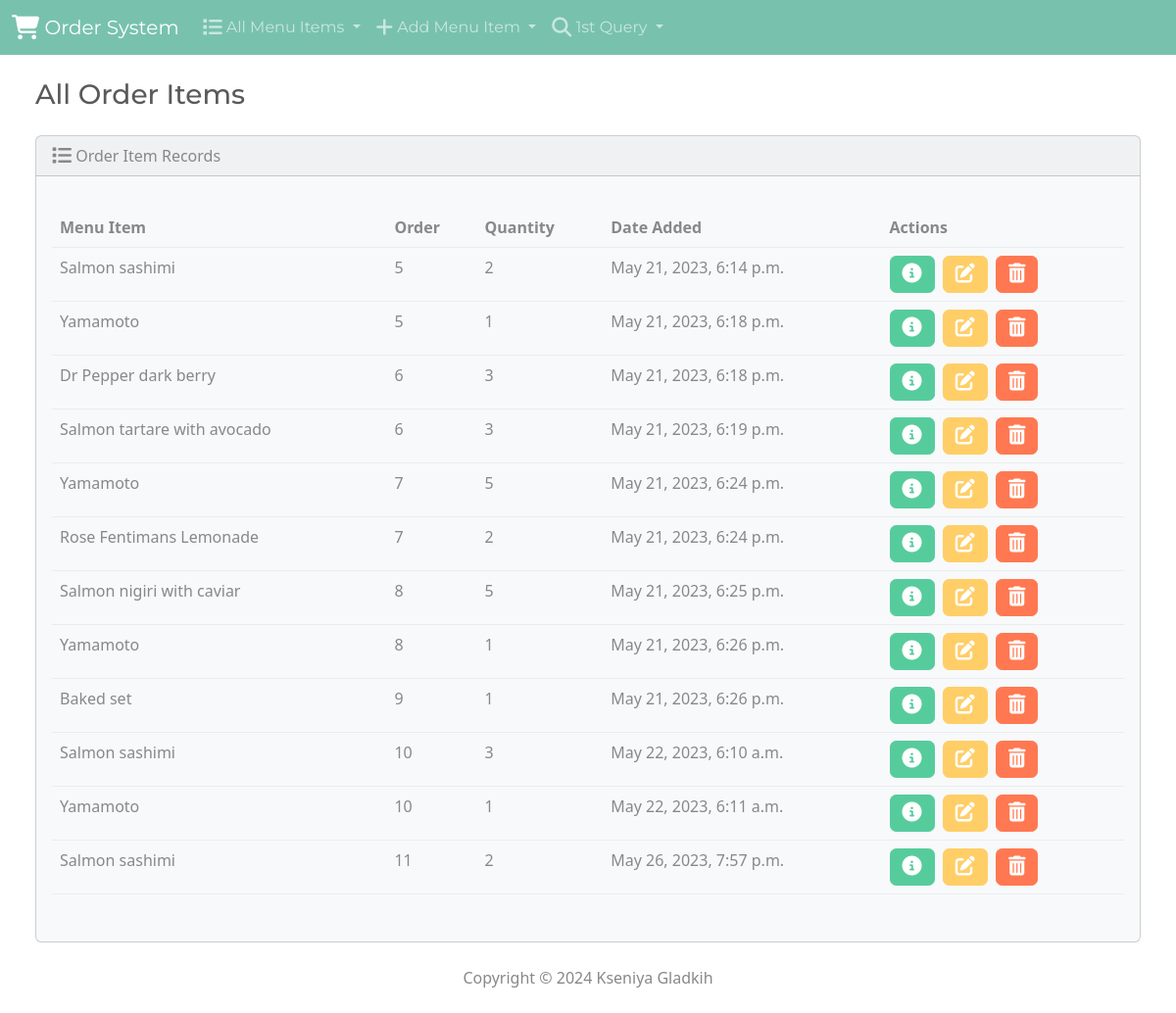
The page /order-item/ on the database its author committed.
### customer/models.py (models this page shows, shortened)
class OrderModel(models.Model):
    menu_item = models.ForeignKey('MenuItem', on_delete=models.SET_NULL, null=True)
    order = models.ForeignKey('Order', on_delete=models.SET_NULL, null=True)
    quantity = models.IntegerField(default=0, null=True, blank=True)
    date_added = models.DateTimeField(auto_now_add=True)

class MenuItem(models.Model):
    name = models.CharField(max_length=100)
    description = models.TextField(blank = True)
    image = models.ImageField(upload_to='menu_images/')
    price = models.DecimalField(max_digits=6, decimal_places=0)
    category = models.ForeignKey('Category', on_delete=models.CASCADE, related_name='item')

class Order(models.Model):
    customer = models.ForeignKey('Customer', on_delete=models.SET_NULL, null=True, blank=True)
    date_ordered = models.DateTimeField(auto_now_add=True)
    complete = models.BooleanField(default=False)
    transaction_id = models.CharField(max_length=100, null=True)
    is_shipped = models.BooleanField(default=False)

### customer/views.py (the view)
# urls.py: path('order-item/', views.order_item, name='order-item'),
def order_item(request):
    order_items = OrderModel.objects.all()
    context = {'order_items': order_items}
    return render(request, 'customer/order_item/order_item.html', context)

### customer/templates/customer/order_item/order_item.html (shortened to what this page needs)
{% extends 'customer/base.html' %}
{% block body %}
<h3 class="m-4">All Order Items</h3>
<div class="row">
    <div class="col-12">
        {% if order_items %}
        <div class="card bg-light ms-4 me-4 mb-4">
            <div class="card-header">
                <i class="fa-solid fa-list fa-lg"></i> Order Item Records
            </div>
            <div class="card-body">
                <p class="card-text">
                <div class="table-responsive">
                    <table class="table table-hover">
                        <thead>
                            <tr>
                            <th scope="col">Menu Item</th>
                            <th scope="col">Order</th>
                            <th scope="col">Quantity</th>
                            <th scope="col">Date Added</th>
                            <th scope="col">Actions</th>
                            </tr>
                        </thead>
                        <tbody>
                            {% for order_item in order_items %}
                                <tr>
                                    <td>{{ order_item.menu_item.name }}</td>
                                    <td>{{ order_item.order.id }}</td>
                                    <td>{{ order_item.quantity }}</td>
                                    <td>{{ order_item.date_added }}</td>
                                    <td>
                                        <button type="button" class="btn btn-success me-1" href="{% url 'view-order-item' order_item.id %}" data-bs-toggle="modal" data-bs-target="#myModal{{order_item.id}}">
                                            <i class="fa-solid fa-circle-info fa-lg"></i>
                                        </button>
                                        <a class="btn btn-warning me-1" href="{% url 'order-item-edit' order_item.id %}">
                                            <i class="fa-solid fa-pen-to-square fa-lg"></i>
                                        </a>
                                        <button type="button" class="btn btn-danger" data-bs-toggle="modal" data-bs-target="#delete{{order_item.id}}">
                                            <i class="fa-solid fa-trash-can fa-lg"></i>
                                        </button>
                                    </td>
                                </tr>
                            {% endfor %}
                        </tbody>
                    </table>
                </div>
                </p>
            </div>
        </div>
        {% else %}
            <h5 class="alert alert-primary ms-4 me-4">No Order Records</h5>
        {% endif %}
    </div>
</div>
{% endblock %}

### rows shown on the page
OrderModel: menu_item.name "Salmon sashimi", order.id "5", quantity "2", date_added "May 21, 2023, 6:14 p.m."
OrderModel: menu_item.name "Yamamoto", order.id "5", quantity "1", date_added "May 21, 2023, 6:18 p.m."
OrderModel: menu_item.name "Dr Pepper dark berry", order.id "6", quantity "3", date_added "May 21, 2023, 6:18 p.m."
OrderModel: menu_item.name "Salmon tartare with avocado", order.id "6", quantity "3", date_added "May 21, 2023, 6:19 p.m."
OrderModel: menu_item.name "Yamamoto", order.id "7", quantity "5", date_added "May 21, 2023, 6:24 p.m."
OrderModel: menu_item.name "Rose Fentimans Lemonade", order.id "7", quantity "2", date_added "May 21, 2023, 6:24 p.m."
OrderModel: menu_item.name "Salmon nigiri with caviar", order.id "8", quantity "5", date_added "May 21, 2023, 6:25 p.m."
OrderModel: menu_item.name "Yamamoto", order.id "8", quantity "1", date_added "May 21, 2023, 6:26 p.m."
OrderModel: menu_item.name "Baked set", order.id "9", quantity "1", date_added "May 21, 2023, 6:26 p.m."
OrderModel: menu_item.name "Salmon sashimi", order.id "10", quantity "3", date_added "May 22, 2023, 6:10 a.m."
OrderModel: menu_item.name "Yamamoto", order.id "10", quantity "1", date_added "May 22, 2023, 6:11 a.m."
OrderModel: menu_item.name "Salmon sashimi", order.id "11", quantity "2", date_added "May 26, 2023, 7:57 p.m."
